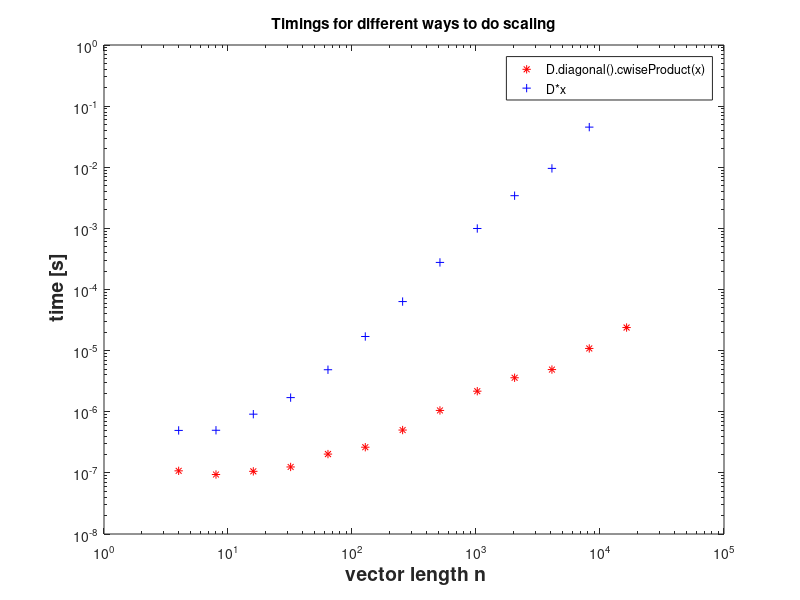

Here is the MATLAB script that generated this plot:
delimiterIn = ' ';
headerlinesIn = 0;
timings = importdata('scaletiming.dat', delimiterIn, headerlinesIn);

figure('name','scaletimings');
loglog(timings(:,1),timings(:,2),'r*',...
       timings(:,1),timings(:,3),'b+');
xlabel('{\bf vector length n}','fontsize',14);
ylabel('{\bf time [s]}','fontsize',14);
title('Timings for different ways to do scaling');
legend('D.diagonal().cwiseProduct(x)','D*x','location','best');

print -depsc2 './scaletiming_m.eps';



